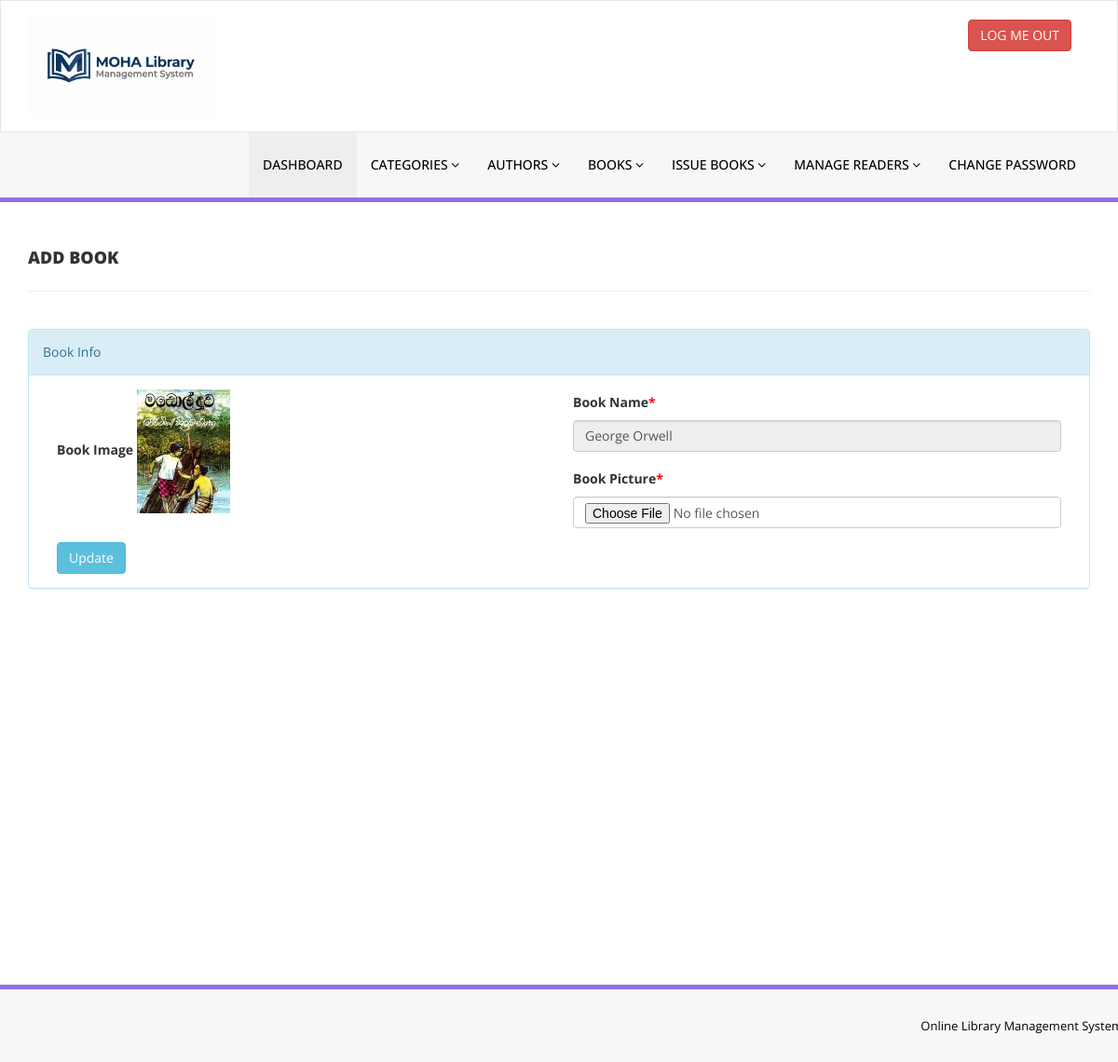
Screenshot of /admin/change-bookimg.php?bookid=6 (signed in) with the database file from the repository.
### tables this page shows
CREATE TABLE `tblbooks` (
  `id` int(11) NOT NULL,
  `BookNu` int(11) NOT NULL,
  `BookName` varchar(255) DEFAULT NULL,
  `CatId` int(11) DEFAULT NULL,
  `AuthorId` int(11) DEFAULT NULL,
  `ISBNNumber` varchar(25) DEFAULT NULL,
  `BookPrice` decimal(10,2) DEFAULT NULL,
  `bookImage` varchar(250) NOT NULL,
  `isIssued` int(1) DEFAULT NULL,
  `RegDate` timestamp NULL DEFAULT current_timestamp(),
  `UpdationDate` timestamp NULL DEFAULT NULL ON UPDATE current_timestamp(),
  `bookQty` int(11) DEFAULT NULL
);

### admin/change-bookimg.php (the view, shortened to what this page needs)
<?php
include('includes/config.php');
if(strlen($_SESSION['alogin'])==0)
    {
header('location:index.php');
}
else{
?>
<!DOCTYPE html>
<html xmlns="http://www.w3.org/1999/xhtml">
<head>
    <link href="assets/css/bootstrap.css" rel="stylesheet" />
    <link href="assets/css/font-awesome.css" rel="stylesheet" />
    <link href="assets/css/style.css" rel="stylesheet" />
</head>
<body>
<?php include('includes/header.php');?>
    <div class="content-wrapper">
         <div class="container">
        <div class="row pad-botm">
            <div class="col-md-12">
                <h4 class="header-line">Add Book</h4>
                            </div>
</div>
<div class="row">
<div class="col-md12 col-sm-12 col-xs-12">
<div class="panel panel-info">
<div class="panel-heading">
Book Info
</div>
<div class="panel-body">
<form role="form" method="post" enctype="multipart/form-data">
<?php
$bookid=intval($_GET['bookid']);
$sql = "SELECT tblbooks.BookName,tblbooks.id as bookid,tblbooks.bookImage from  tblbooks  where tblbooks.id=:bookid";
$query = $dbh -> prepare($sql);
$query->bindParam(':bookid',$bookid,PDO::PARAM_STR);
$query->execute();
$results=$query->fetchAll(PDO::FETCH_OBJ);
if($query->rowCount() > 0)
{
foreach($results as $result)
{               ?>
<div class="col-md-6">
<div class="form-group">
<label>Book Image</label>
<img src="bookimg/<?php echo htmlentities($result->bookImage);?>" width="100">
</div></div>
<div class="col-md-6">
<div class="form-group">
<label>Book Name<span style="color:red;">*</span></label>
<input class="form-control" type="text" name="bookname" value="<?php echo htmlentities($result->BookName);?>" readonly />
</div></div>
<div class="col-md-6">
 <div class="form-group">
 <label>Book Picture<span style="color:red;">*</span></label>
 <input class="form-control" type="file" name="bookpic" autocomplete="off"   required="required" />
 </div>
    </div>
 <?php }} ?><div class="col-md-12">
<button type="submit" name="update" class="btn btn-info">Update </button></div>
                                    </form>
                            </div>
                        </div>
                            </div>
        </div>
    </div>
    </div>
  <?php include('includes/footer.php');?>
</body>
</html>
<?php } ?>

### admin/assets/css/style.css (style rules this page uses)
.content-wrapper { margin-top: 40px; min-height:800px; padding-bottom:90px; }
.header-line { font-weight:900; padding-bottom:25px; border-bottom:1px solid #eeeeee; text-transform:uppercase; }
.pad-botm { padding-bottom:30px; }

### rows the page displays
tblbooks: bookImage (picture), bookname "George Orwell"
